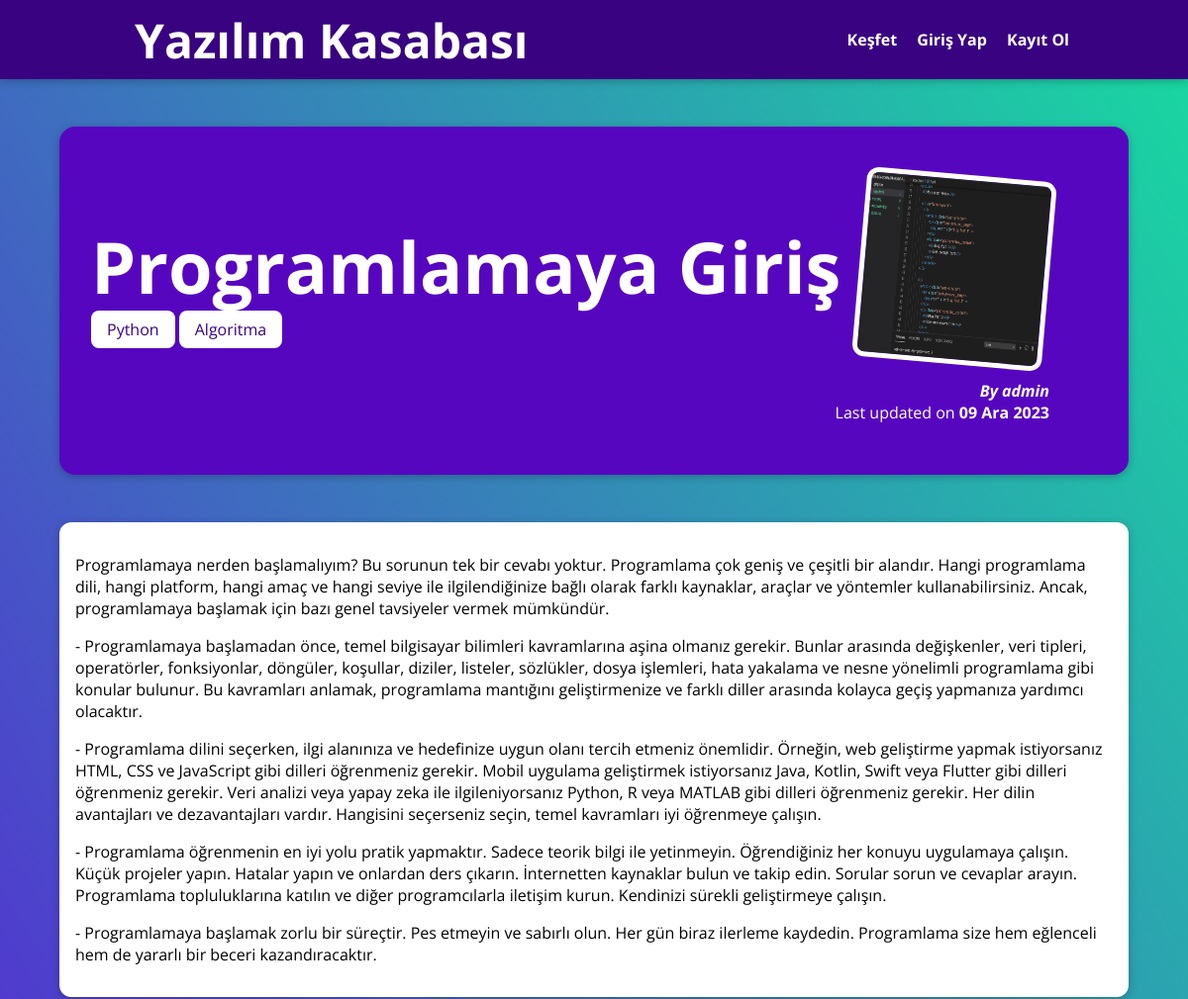
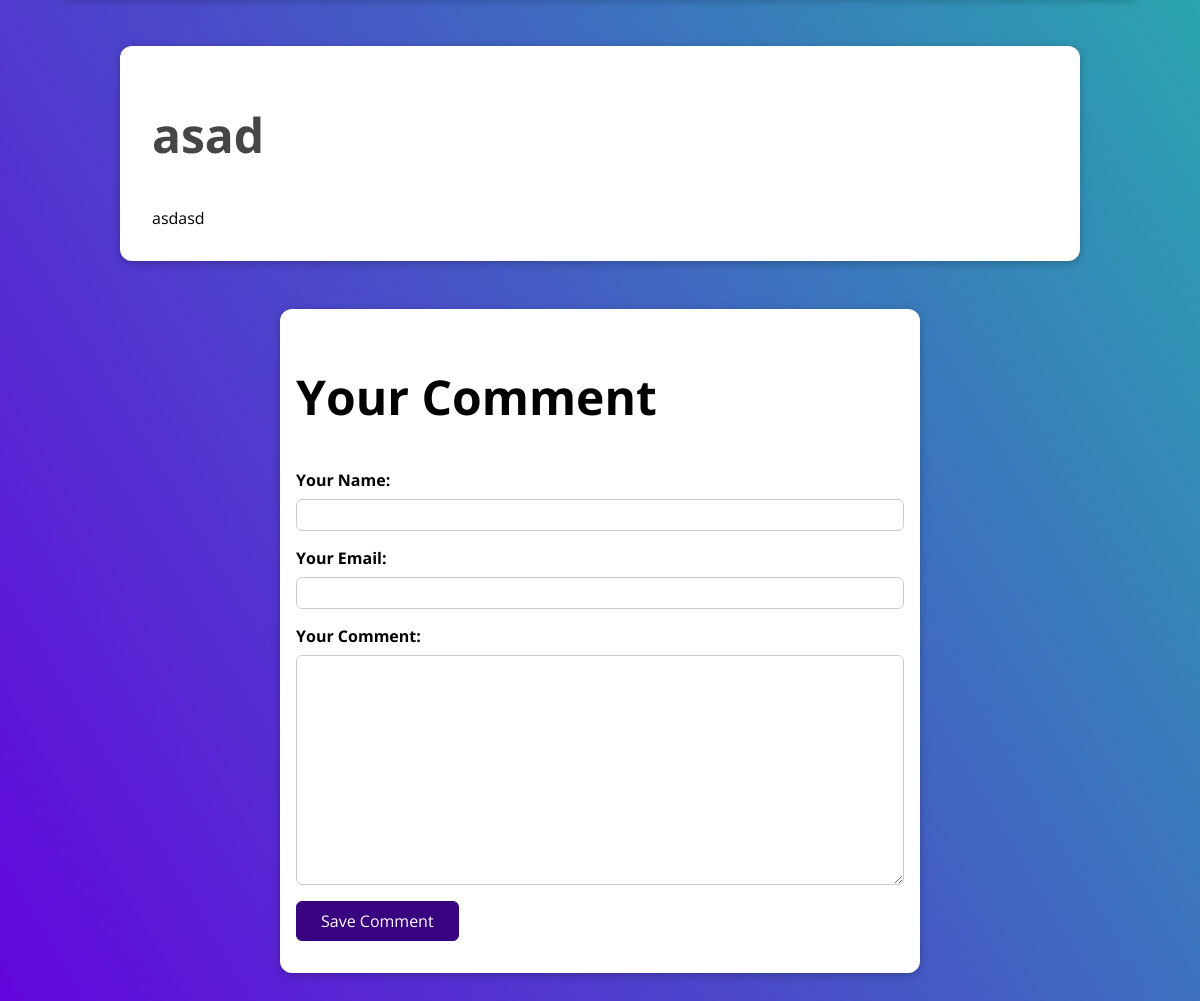
/blog/posts/programlamaya-giris, run on the app's committed database (2 pictures, top to bottom).
### blog/models.py (models this page shows, shortened)
class Post(models.Model):
    title = models.CharField(max_length=25)
    excerpt = models.CharField(max_length=200, validators=[MinLengthValidator(3)])
    image = models.ImageField(upload_to="posts/", null=True)
    date = models.DateField(auto_now=True)
    slug = models.SlugField(unique=True, db_index=True, blank=True, null=True)
    content = RichTextField(validators=[MinLengthValidator(3)])
    author = models.ForeignKey(User, on_delete=models.SET_NULL, null=True, related_name="posts")
    tags = models.ManyToManyField(Tag)

class Tag(models.Model):
    caption = models.CharField(max_length=20)

class Comment(models.Model):
    post = models.ForeignKey(Post, on_delete=models.CASCADE, related_name="comments")
    user_name = models.CharField(max_length=120)
    user_email = models.EmailField()
    text = RichTextField(max_length=400)
    created_at = models.DateTimeField(auto_now_add=True)

### blog/views.py (the view, shortened to what this page needs)
# urls.py: path("posts/<slug:slug>", views.SinglePostView.as_view(),
class SinglePostView(View):
    def is_stored_post(self, request, post_id):
        stored_posts = request.session.get("stored_posts")
        if stored_posts is not None:
          is_saved_for_later = post_id in stored_posts
        else:
          is_saved_for_later = False
        return is_saved_for_later
    def get(self, request, slug):
        post = Post.objects.get(slug=slug)
        context = {
          "post": post,
          "post_tags": post.tags.all(),
          "comment_form": CommentForm(),
          "comments": post.comments.all().order_by("-id"),
          "saved_for_later": self.is_stored_post(request, post.id)
        }
        return render(request, "blog/post-detail.html", context)

### blog/forms.py
class CommentForm(forms.ModelForm):
    class Meta:
        model = Comment
        exclude = ["post"]
        labels = {
          "user_name": "Your Name",
          "user_email": "Your Email",
          "text": "Your Comment"
        }

### blog/templates/blog/post-detail.html (shortened to what this page needs)
{% extends "base.html" %}
{% load static %}
{% block css_files %}
<link rel="stylesheet" href="{% static "blog/post-detail.css" %}" />
{% endblock %}
{% block content %}
  <section id="summary">
    <h2>{{ post.title }}</h2>
    <div>
      {% for tag in post_tags %}
        <span class="tag">{{ tag.caption }}</span>
      {% endfor %}
    </div>
    <article>
      <img src="{{ post.image.url}}" alt="{{ post.title }}" />
      <address>By <a href = "mailto: {{ post.author.email_address}}">{{ post.author }}</a></address>
      <div>Last updated on <time>{{ post.date|date:"d M Y" }}</time></div>
    </article>
  </section>
  <main>
    {{ post.content|linebreaks }}
</main>
  <section id="comments">
    <ul>
      {% for comment in comments %}
        <li>
          <h2>{{ comment.user_name }}</h2>
          <p>{{ comment.text|linebreaks }}</p>
        </li>
      {% endfor %}
    </ul>
  </section>
  <section id="comment-form">
    <h2>Your Comment</h2>
    <form action="{% url "post-detail-page" post.slug %}" method="POST">
      {% for form_field in comment_form %}
        <div class="form-control {% if form_field.errors %}invalid{% endif %}">
          {{ form_field.label_tag }}
          {{ form_field }}
        </div>
      {% endfor %}
      <button>Save Comment</button>
    </form>
  </section>
{% endblock %}

### static/app.css (style rules this page uses)
* { box-sizing: border-box; }
html { font-family: 'Open Sans', 'Lato', sans-serif; }
body { margin: 0; }
h1, h2 { font-size: 3rem; }

### blog/static/blog/post-detail.css (style rules this page uses)
body { background: linear-gradient(to right top, #6305dd, #18daa0); }
#summary { margin: 8rem auto 3rem auto; padding: 2rem; width: 90%; max-width: 90rem; border-radius: 16px; background-color: #5706c0; position: relative; box-shadow: 0 2px 8px rgba(0, 0, 0, 0.25); height: 22rem; }
#summary h2 { color: white; font-size: 4.5rem; margin-bottom: 0.25rem; }
#summary article { position: absolute; top: 2rem; right: 3rem; padding: 1rem 2rem; border-radius: 12px; text-align: right; color: white; }
#summary article img { width: 12rem; height: 12rem; border-radius: 12px; transform: rotateZ(5deg); border: 5px solid white; margin-bottom: 1rem; }
#summary address { font-weight: bold; }
#summary a { color: white; text-decoration: none; }
#summary time { font-weight: bold; }
main { width: 90%; max-width: 90rem; margin: 3rem auto; background-color: white; padding: 1rem; border-radius: 12px; box-shadow: 0 2px 8px rgba(0, 0, 0, 0.25); }
.tag { background-color: white; color: #390281; padding: 0.5rem 1rem; border-radius: 8px; }
#comment-form { margin: 3rem auto; width: 90%; max-width: 40rem; border-radius: 12px; background-color: white; box-shadow: 0 2px 8px rgba(0, 0, 0, 0.25); padding: 1rem; }
#comment-form button { font: inherit; background-color: #390281; color: white; border: 1px solid #390281; padding: 0.5rem 1.5rem; border-radius: 6px; cursor: pointer; }
.form-control { margin-bottom: 1rem; }
.form-control label { font-weight: bold; margin-bottom: 0.5rem; display: block; }
.form-control input, .form-control textarea { display: block; width: 100%; font: inherit; padding: 0.25rem; border-radius: 6px; border: 1px solid #ccc; }
#comments { margin: 3rem auto; width: 90%; max-width: 60rem; border-radius: 12px; background-color: white; box-shadow: 0 2px 8px rgba(0, 0, 0, 0.25); padding: 1rem 2rem; }
#comments ul { list-style: none; margin: 0; padding: 0; }
#comments li { margin-bottom: 1rem; border-bottom: 2px solid #ccc; }
#comments li:last-of-type { border-bottom: none; }
#comments h2 { color: #464646; }

### data on the page
Post: title "Programlamaya Giriş", image (picture), author "admin", date "09 Ara 2023", content "Programlamaya nerden başlamalıyım? Bu sorunun tek bir cevabı yoktur. Programlama çok geniş ve çeşitli bir alandır. Hangi programlama dili, hangi platform, hangi amaç ve hangi seviye ile ilgilendiğinize bağlı olarak farklı kaynaklar, araçlar ve yöntemler kullanabilirsiniz. Ancak, programlamaya başlamak için bazı genel tavsiyeler vermek mümkündür. - Programlamaya başlamadan önce, temel bilgisayar bilimleri kavramlarına aşina olmanız gerekir. Bunlar arasında değişkenler, veri tipleri, operatörler, fonksiyonlar, döngüler, koşullar, diziler, listeler, sözlükler, dosya işlemleri, hata yakalama ve nesne yönelimli programlama gibi konular bulunur. Bu kavramları anlamak, programlama mantığını…"
Tag: caption "Python"
Tag: caption "Algoritma"
Comment: user_name "asad", text "asdasd"
